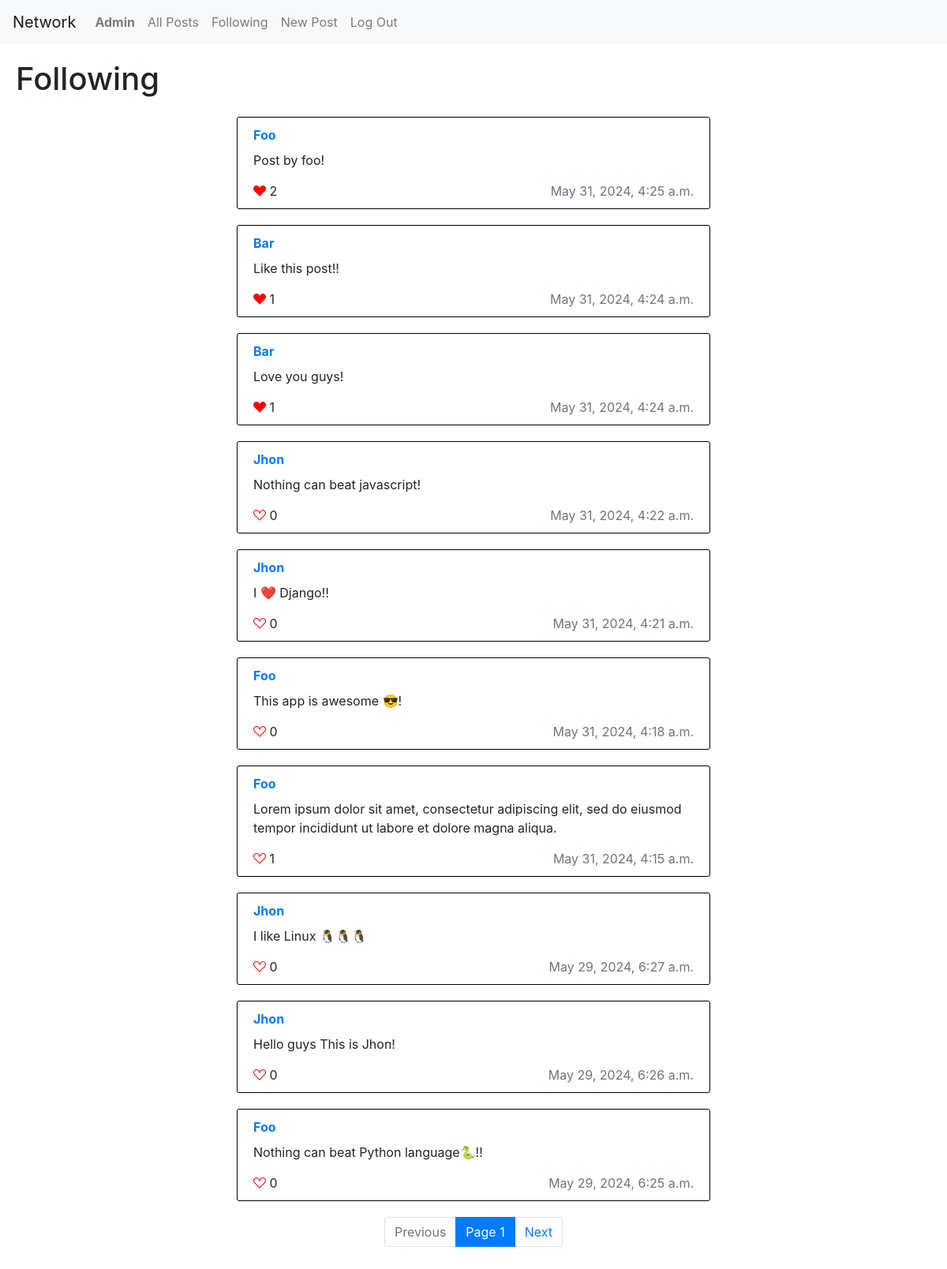
The app's page /following (signed in) with its own data.
### network/models.py (models this page shows, shortened)
class User(AbstractUser):
    following = models.ManyToManyField("self", related_name="followers", symmetrical=False, blank=True)
    pass

class Post(models.Model):
    poster = models.ForeignKey(User, on_delete=models.CASCADE, related_name="posts")
    content = models.TextField()
    date_created = models.DateTimeField(auto_now_add=True)
    liked_users = models.ManyToManyField(User, related_name="liked_posts", blank=True)

### network/views.py (the view)
# urls.py: path("following", views.following, name="following"),
def following(request):
    all_posts = Post.objects     \
            .filter(poster__in = request.user.following.all())      \
            .order_by("-date_created")
    posts = Paginator(all_posts, per_page=10)
    page = request.GET.get("page") or 1
    return render(request, "network/following_page.html", {
        "posts": posts.get_page(page)
    })

### network/templates/network/following_page.html (shortened to what this page needs)
{% extends 'network/layout.html' %}
{% load static %}
{% block body %}
    <h1 class="mb-4"> Following </h1>
    {% for post in posts %}
        <div class="post" data-post_id={{post.id}}>
            <div class="content-above-div">
                <a class="font-weight-bolder text-capitalize" href="{% url 'user_profile' post.poster.username %}"> {{ post.poster }} </a>
            </div>
            <div> {{ post.content }} </div>
            <div class="content-below-div">
                <div class="likes">
                    {% if user.is_authenticated %}
                        {% if request.user in post.liked_users.all %}
                            <i class="bi bi-suit-heart-fill" data-like_url="{% url 'like_post' post.id %}"></i>
                        {% else %}
                            <i class="bi bi-suit-heart" data-like_url="{% url 'like_post' post.id %}"></i>
                        {% endif %}
                    {% else %}
                        <i class="bi bi-suit-heart text-muted"></i>
                    {% endif %}
                        <span class="likes-count"> {{ post.liked_users.count }} </span>
                </div>
                <div class="text-muted"> {{post.date_created}}</div>
            </div>
        </div>
    {% endfor %}
    <nav aria-label="Page navigation example">
        <ul class="pagination justify-content-center">
            {% if posts.has_previous %}
                <li class="page-item"><a class="page-link" href="?page={{posts.previous_page_number}}">Previous</a></li>
            {% else %}
                <li class="page-item disabled"><a class="page-link">Previous</a></li>
            {% endif %}
            <li class="page-item active"><a class="page-link"> Page {{ posts.number }} </a></li>
            {% if posts.has_next %}
                <li class="page-item"><a class="page-link" href="?page={{posts.next_page_number}}">Next</a></li>
            {% else %}
                <li class="page-item disabled"><a class="page-link">Next</a></li>
            {% endif %}
        </ul>
    </nav>
{% endblock %}

### network/templates/network/layout.html (shortened to what this page needs)
{% load static %}
<!DOCTYPE html>
<html lang="en">
    <head>
        <link rel="stylesheet" href="https://stackpath.bootstrapcdn.com/bootstrap/4.4.1/css/bootstrap.min.css">
        <link rel="stylesheet" href="https://cdn.jsdelivr.net/npm/bootstrap-icons@1.11.3/font/bootstrap-icons.min.css">
        <link href="{% static 'network/styles.css' %}" rel="stylesheet">
    </head>
    <body>
        <nav class="navbar navbar-expand-lg navbar-light bg-light">
            <a class="navbar-brand" href="{% url 'index' %}"> Network </a>
            <div>
              <ul class="navbar-nav mr-auto">
                {% if user.is_authenticated %}
                    <li class="nav-item">
                        <a class="nav-link text-capitalize" href="{% url 'user_profile' user.username %}"><strong>{{ user.username }}</strong></a>
                    </li>
                {% endif %}
                <li class="nav-item">
                  <a class="nav-link" href="{% url 'index' %}">All Posts</a>
                </li>
                {% if user.is_authenticated %}
                    <li class="nav-item">
                        <a class="nav-link" href="{% url 'following' %}">Following</a>
                    </li>
                    <li class="nav-item">
                        <a class="nav-link" href="{% url 'create_post' %}">New Post</a>
                    </li>
                    <li class="nav-item">
                        <a class="nav-link" href="{% url 'logout' %}">Log Out</a>
                    </li>
                {% endif %}
              </ul>
            </div>
          </nav>
        <div class="body">
            {% block body %}
            {% endblock %}
        </div>
    </body>
</html>

### network/static/network/styles.css (style rules this page uses)
.body { padding: 20px; }
.post { margin: 20px auto; padding: 10px 20px; border: 1px solid black; border-radius: 3px; max-width: 600px; }
.content-above-div { padding-bottom: 8px; display: flex; flex-direction: row; justify-content: space-between; }
.content-below-div { padding-top: 15px; display: flex; flex-direction: row; justify-content: space-between; }
i { color: red; }

### records on screen
User: username "Admin"
Post: poster "Foo", content "Post by foo!", liked_users.count "2", date_created "May 31, 2024, 4:25 a.m."
Post: poster "Bar", content "Like this post!!", liked_users.count "1", date_created "May 31, 2024, 4:24 a.m."
Post: poster "Bar", content "Love you guys!", liked_users.count "1", date_created "May 31, 2024, 4:24 a.m."
Post: poster "Jhon", content "Nothing can beat javascript!", liked_users.count "0", date_created "May 31, 2024, 4:22 a.m."
Post: poster "Jhon", content "I ❤️ Django!!", liked_users.count "0", date_created "May 31, 2024, 4:21 a.m."
Post: poster "Foo", content "This app is awesome 😎!", liked_users.count "0", date_created "May 31, 2024, 4:18 a.m."
Post: poster "Foo", content "Lorem ipsum dolor sit amet, consectetur adipiscing elit, sed do eiusmod tempor incididunt ut labore et dolore magna aliqua.", liked_users.count "1", date_created "May 31, 2024, 4:15 a.m."
Post: poster "Jhon", content "I like Linux 🐧🐧🐧", liked_users.count "0", date_created "May 29, 2024, 6:27 a.m."
Post: poster "Jhon", content "Hello guys This is Jhon!", liked_users.count "0", date_created "May 29, 2024, 6:26 a.m."
Post: poster "Foo", content "Nothing can beat Python language🐍!!", liked_users.count "0", date_created "May 29, 2024, 6:25 a.m."

### other values on screen
{{ posts.number }} "1"
